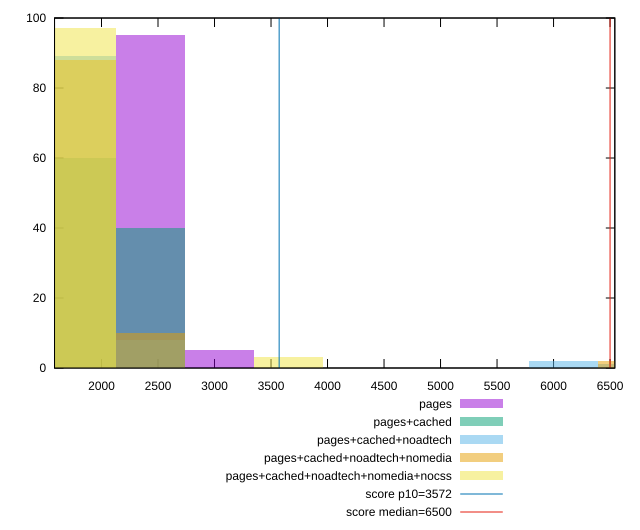

Generate this figure with gnuplot:
reset

$pages <<EOF
2434.2485598895796 95
3042.8106998619746 5
EOF

$pagesCached <<EOF
2434.2485598895796 40
1825.6864199171846 60
EOF

$pagesCachedNoadtech <<EOF
2434.2485598895796 8
1825.6864199171846 89
6694.183539696344 1
6085.621399723949 2
EOF

$pagesCachedNoadtechNomedia <<EOF
2434.2485598895796 10
1825.6864199171846 88
6694.183539696344 2
EOF

$pagesCachedNoadtechNomediaNocss <<EOF
1825.6864199171846 97
3651.372839834369 3
EOF

set key outside below
set boxwidth 608.5621399723949
set xrange [1584.4194:6542.141999999999]
set yrange [0:100]
set trange [0:100]
set style fill transparent solid 0.5 noborder

set parametric
set terminal svg size 640, 530 enhanced background rgb 'white'
set output "report_00018_2021-02-10T15-25-16.877Z/first-cpu-idle/comparison/histogram/all_raw.svg"

plot $pages title "pages" with boxes, \
     $pagesCached title "pages+cached" with boxes, \
     $pagesCachedNoadtech title "pages+cached+noadtech" with boxes, \
     $pagesCachedNoadtechNomedia title "pages+cached+noadtech+nomedia" with boxes, \
     $pagesCachedNoadtechNomediaNocss title "pages+cached+noadtech+nomedia+nocss" with boxes, \
     3572,t title "score p10=3572", \
     6500,t title "score median=6500"

reset
